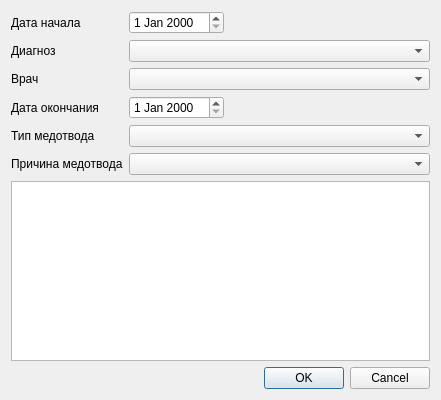
<?xml version="1.0" encoding="UTF-8"?>
<ui version="4.0">
 <class>ClientMedicalExemptionEditor</class>
 <widget class="QDialog" name="ClientMedicalExemptionEditor">
  <property name="geometry">
   <rect>
    <x>0</x>
    <y>0</y>
    <width>441</width>
    <height>400</height>
   </rect>
  </property>
  <property name="windowTitle">
   <string>Dialog</string>
  </property>
  <layout class="QGridLayout" name="gridLayout">
   <item row="6" column="0" colspan="2">
    <widget class="QLabel" name="lblMedicalExemptionReason">
     <property name="text">
      <string>Причина медотвода</string>
     </property>
     <property name="buddy">
      <cstring>cmbMedicalExemptionType</cstring>
     </property>
    </widget>
   </item>
   <item row="6" column="2" colspan="2">
    <widget class="CRBComboBox" name="cmbMedicalExemptionReason"/>
   </item>
   <item row="7" column="0" colspan="4">
    <widget class="CInDocTableView" name="tblMedicalExemptionInfections"/>
   </item>
   <item row="0" column="0">
    <widget class="QLabel" name="lblDate">
     <property name="sizePolicy">
      <sizepolicy hsizetype="Maximum" vsizetype="Preferred">
       <horstretch>0</horstretch>
       <verstretch>0</verstretch>
      </sizepolicy>
     </property>
     <property name="text">
      <string>Дата начала</string>
     </property>
     <property name="buddy">
      <cstring>edtDate</cstring>
     </property>
    </widget>
   </item>
   <item row="5" column="2" colspan="2">
    <widget class="CRBComboBox" name="cmbMedicalExemptionType"/>
   </item>
   <item row="0" column="3">
    <spacer name="horizontalSpacer">
     <property name="orientation">
      <enum>Qt::Horizontal</enum>
     </property>
     <property name="sizeHint" stdset="0">
      <size>
       <width>236</width>
       <height>20</height>
      </size>
     </property>
    </spacer>
   </item>
   <item row="1" column="0">
    <widget class="QLabel" name="lblMKB">
     <property name="text">
      <string>Диагноз</string>
     </property>
     <property name="buddy">
      <cstring>cmbMKB</cstring>
     </property>
    </widget>
   </item>
   <item row="2" column="0">
    <widget class="QLabel" name="lblPerson">
     <property name="text">
      <string>Врач</string>
     </property>
     <property name="buddy">
      <cstring>cmbPerson</cstring>
     </property>
    </widget>
   </item>
   <item row="5" column="0">
    <widget class="QLabel" name="lblMedicalExemptionType">
     <property name="text">
      <string>Тип медотвода</string>
     </property>
     <property name="buddy">
      <cstring>cmbMedicalExemptionType</cstring>
     </property>
    </widget>
   </item>
   <item row="3" column="3">
    <spacer name="horizontalSpacer_2">
     <property name="orientation">
      <enum>Qt::Horizontal</enum>
     </property>
     <property name="sizeHint" stdset="0">
      <size>
       <width>236</width>
       <height>20</height>
      </size>
     </property>
    </spacer>
   </item>
   <item row="3" column="2">
    <widget class="CDateEdit" name="edtEndDate"/>
   </item>
   <item row="3" column="0">
    <widget class="QLabel" name="lblEndDate">
     <property name="text">
      <string>Дата окончания</string>
     </property>
     <property name="buddy">
      <cstring>edtEndDate</cstring>
     </property>
    </widget>
   </item>
   <item row="2" column="2" colspan="2">
    <widget class="CPersonComboBoxEx" name="cmbPerson"/>
   </item>
   <item row="1" column="2" colspan="2">
    <widget class="CICDCodeEditEx" name="cmbMKB"/>
   </item>
   <item row="0" column="2">
    <widget class="CDateEdit" name="edtDate"/>
   </item>
   <item row="8" column="0" colspan="4">
    <widget class="QDialogButtonBox" name="buttonBox">
     <property name="orientation">
      <enum>Qt::Horizontal</enum>
     </property>
     <property name="standardButtons">
      <set>QDialogButtonBox::Cancel|QDialogButtonBox::Ok</set>
     </property>
    </widget>
   </item>
  </layout>
 </widget>
 <customwidgets>
  <customwidget>
   <class>CInDocTableView</class>
   <extends>QTableView</extends>
   <header>library/InDocTable.h</header>
  </customwidget>
  <customwidget>
   <class>CRBComboBox</class>
   <extends>QComboBox</extends>
   <header>library/crbcombobox.h</header>
  </customwidget>
  <customwidget>
   <class>CDateEdit</class>
   <extends>QDateEdit</extends>
   <header>library/DateEdit</header>
  </customwidget>
  <customwidget>
   <class>CPersonComboBoxEx</class>
   <extends>QComboBox</extends>
   <header>Orgs/PersonComboBoxEx.h</header>
  </customwidget>
  <customwidget>
   <class>CICDCodeEditEx</class>
   <extends>QComboBox</extends>
   <header>library/ICDCodeEdit.h</header>
  </customwidget>
 </customwidgets>
 <tabstops>
  <tabstop>edtDate</tabstop>
  <tabstop>cmbMKB</tabstop>
  <tabstop>cmbPerson</tabstop>
  <tabstop>tblMedicalExemptionInfections</tabstop>
  <tabstop>buttonBox</tabstop>
 </tabstops>
 <resources/>
 <connections>
  <connection>
   <sender>buttonBox</sender>
   <signal>accepted()</signal>
   <receiver>ClientMedicalExemptionEditor</receiver>
   <slot>accept()</slot>
   <hints>
    <hint type="sourcelabel">
     <x>252</x>
     <y>395</y>
    </hint>
    <hint type="destinationlabel">
     <x>157</x>
     <y>274</y>
    </hint>
   </hints>
  </connection>
  <connection>
   <sender>buttonBox</sender>
   <signal>rejected()</signal>
   <receiver>ClientMedicalExemptionEditor</receiver>
   <slot>reject()</slot>
   <hints>
    <hint type="sourcelabel">
     <x>320</x>
     <y>395</y>
    </hint>
    <hint type="destinationlabel">
     <x>286</x>
     <y>274</y>
    </hint>
   </hints>
  </connection>
 </connections>
</ui>
